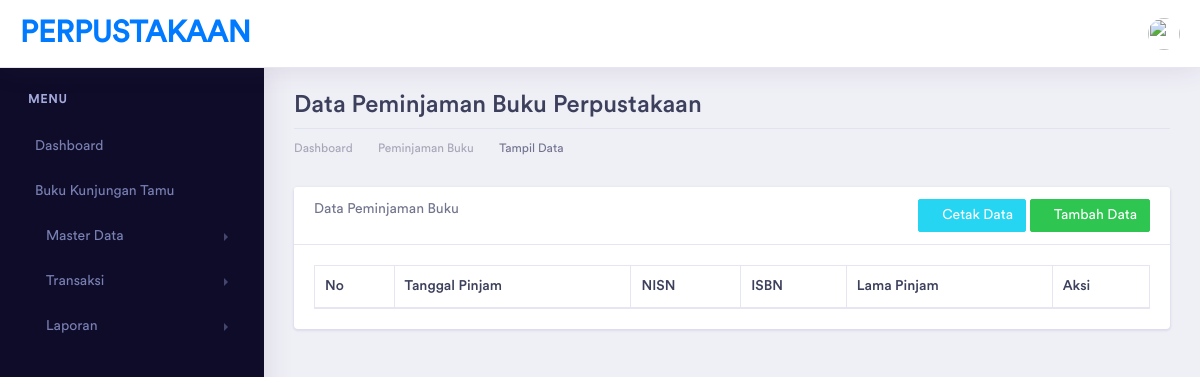
The page /index.php/peminjaman on the database as committed earlier.
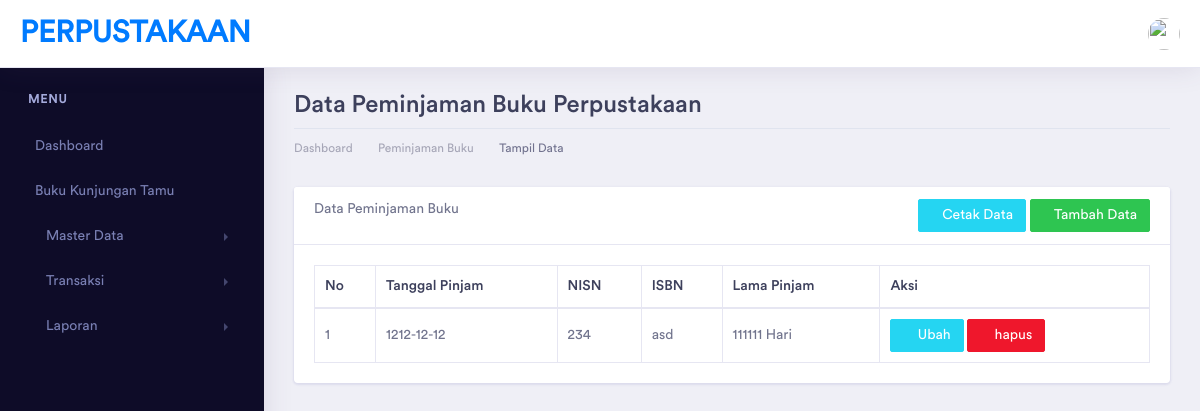
The same page on the database as committed later.
### tables this page shows
CREATE TABLE `peminjaman` (
  `id_pinjam` int(5) NOT NULL,
  `kd_pinjam` varchar(50) NOT NULL,
  `tanggal_pinjam` date NOT NULL,
  `nisn` varchar(50) NOT NULL,
  `nama_anggota` varchar(100) NOT NULL,
  `isbn` varchar(50) NOT NULL,
  `judul_buku` varchar(100) NOT NULL,
  `lama_pinjam` int(5) NOT NULL
);

CREATE TABLE `anggota` (
  `id_anggota` int(5) NOT NULL,
  `kd_anggota` varchar(10) NOT NULL,
  `nisn` varchar(100) NOT NULL,
  `nama_anggota` varchar(100) NOT NULL,
  `jenis_kelamin` enum('L','P') NOT NULL,
  `kelas_id` int(5) NOT NULL,
  `alamat` varchar(100) NOT NULL,
  `no_telp` varchar(13) NOT NULL
);

CREATE TABLE `buku` (
  `id_buku` int(5) NOT NULL,
  `kd_buku` varchar(10) NOT NULL,
  `kategori_id` int(5) NOT NULL,
  `isbn` varchar(100) NOT NULL,
  `judul_buku` varchar(100) NOT NULL,
  `id_penulis` varchar(75) NOT NULL,
  `id_penerbit` varchar(75) NOT NULL,
  `tahun_terbit` varchar(4) NOT NULL,
  `stok_buku` varchar(3) NOT NULL,
  `harga_buku` varchar(10) NOT NULL,
  `id_rak` int(5) NOT NULL
);

### application/controllers/Peminjaman.php (called while the page is built, shortened)
<?php
class Peminjaman extends CI_Controller {
    function __construct()
    {
        $this->load->model(array('AnggotaModel','BukuModel','PeminjamanModel'));
    }
	public function index()
	{
        $data['title'] = "Data Peminjaman Perpustakaan | PERPUSTAKAAN";
        $data['peminjaman'] = $this->PeminjamanModel->get_peminjaman();
        $data['anggota'] = $this->AnggotaModel->get_anggota();
        $data['buku'] = $this->BukuModel->get_buku();
		$this->load->view('template/header', $data);
        $this->load->view('template/sidebar');
        $this->load->view('peminjaman/peminjaman_read', $data);
        $this->load->view('template/footer');
	}
}

### index.php (called while the page is built, shortened)
<?php
require_once BASEPATH.'core/CodeIgniter.php';

### application/models/PeminjamanModel.php (called while the page is built, shortened)
<?php
class PeminjamanModel extends CI_Model {
    public function get_peminjaman()
    {
        $q = "select peminjaman.*, anggota.nisn, buku.isbn from peminjaman inner join anggota on peminjaman.nisn = anggota.nisn inner join buku
        on peminjaman.isbn = buku.isbn";
        return $this->db->query($q)->result();
    }
}

### application/views/peminjaman/peminjaman_read.php (the view)
<div class="dashboard-wrapper">
    <div class="container-fluid dashboard-content">
        <div class="row">
            <div class="col-xl-12 col-lg-12 col-md-12 col-sm-12 col-12">
                <div class="page-header">
                    <h2 class="pageheader-title">Data Peminjaman Buku Perpustakaan </h2>
                    <div class="page-breadcrumb">
                        <nav aria-label="breadcrumb">
                            <ol class="breadcrumb">
                                <li class="breadcrumb-item"><a href="<?= base_url('home')?>" class="breadcrumb-link">Dashboard</a></li>
                                <li class="breadcrumb-item"><a href="<?= base_url('peminjaman')?>" class="breadcrumb-link">Peminjaman Buku</a></li>
                                <li class="breadcrumb-item active" aria-current="page">Tampil Data</li>
                            </ol>
                        </nav>
                    </div>
                </div>
            </div>
        </div>
        <div class="row">
            <div class="col-xl-12 col-lg-12 col-md-12 col-sm-12 col-12">
                <div class="card">
                    <div class="card-header">
                        Data Peminjaman Buku
                        <a href="<?= base_url('peminjaman/tambah')?>" class="btn btn-sm btn-success float-right">
                            <i class="fa fa-plus"></i>Tambah Data
                        </a>
                        <a href="#" target="_blank" class="btn btn-sm btn-info float-right mr-1">
                            <i class="fa fa-print"></i>Cetak Data
                        </a>
                    </div>
                    <div class="card-body">
                        <table class="table table-bordered">
                            <thead>
                                <tr>
                                    <th>No</th>
                                    <th>Tanggal Pinjam</th>
                                    <th>NISN</th>
                                    <th>ISBN</th>
                                    <th>Lama Pinjam</th>
                                    <th>Aksi</th>
                                </tr>
                            </thead>
                            <tbody>
                                <?php
                                    $no = 1;
                                    foreach($peminjaman as $a){
                                        echo "<tr>
                                            <td>".$no++."</td>
                                            <td>".$a->tanggal_pinjam."</td>
                                            <td>".$a->nisn."</td>
                                            <td>".$a->isbn."</td>
                                            <td>".$a->lama_pinjam." Hari</td>
                                            <td>
                                                <a href=".base_url('peminjaman/ubah/'.$a->id_pinjam)." class='btn btn-info btn-sm'>
                                                    <i class='fa fa-edit'></i> Ubah
                                                </a>
                                                <a href=".base_url('peminjaman/hapus/'.$a->id_pinjam)." class='btn btn-danger btn-sm'
                                                    onclick='return confirm(\"ingin hapus data ini?\")'>
                                                    <i class='fa fa-trash'></i> hapus
                                                </a>
                                            </td>
                                            </tr>";
                                    }
                                ?>
                            </tbody>
                        </table>
                    </div>
                </div>
            </div>
        </div>
    </div>
</div>

Rows that differ between the two databases and show on the page:
added peminjaman: tanggal_pinjam "1212-12-12", anggota.nisn "234", buku.isbn "asd", lama_pinjam "111111"
